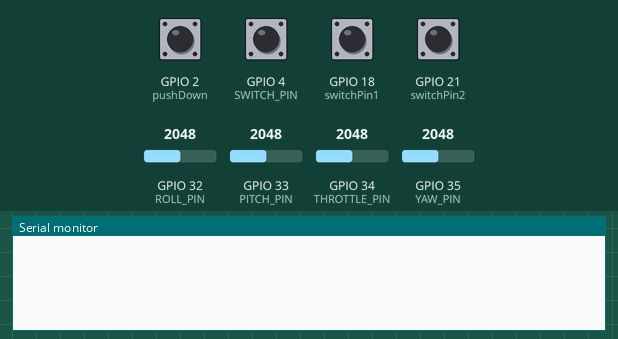
The sketch below on a simulated ESP32. Parts: the last lines printed to the serial monitor. The inputs (shaded band) are chosen by the test bench; at power-on: GPIO 4 (SWITCH_PIN), GPIO 18 (switchPin1), GPIO 21 (switchPin2) HIGH, GPIO 2 (pushDown) LOW, GPIO 32 (ROLL_PIN) = 2048, GPIO 33 (PITCH_PIN) = 2048, GPIO 34 (THROTTLE_PIN) = 2048, GPIO 35 (YAW_PIN) = 2048.

Above: at 1.2 s.
1.3 s: GPIO 18 (switchPin1) pulled LOW for 0.15 s
At 2.1 s:
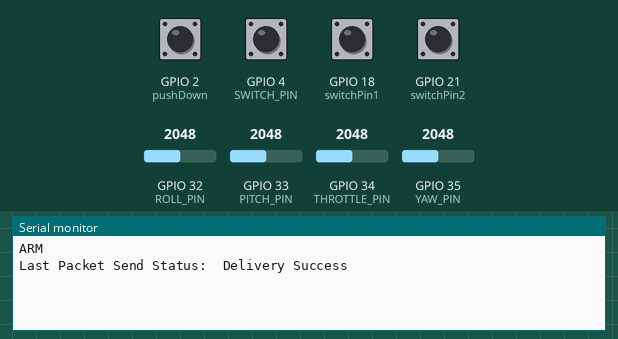
2.9 s: GPIO 21 (switchPin2) pulled LOW for 0.15 s
At 4.0 s:
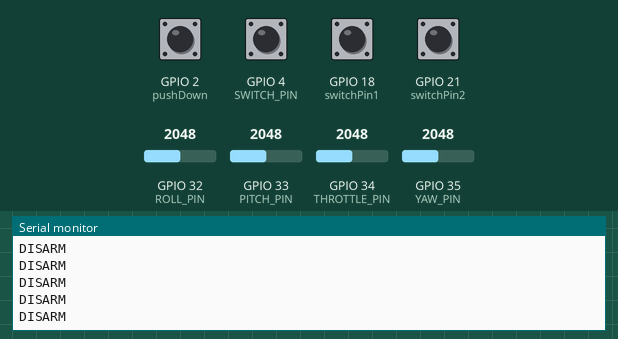

Measured:
- after the input at 1.3 s, the serial monitor: prints a new line at once (image 1)
- after the input at 2.9 s, the serial monitor: prints a new line at once (image 2)

The sketch:

transmitter.ino
```cpp
#include <esp_now.h>
#include <WiFi.h>
const int switchPin1 = 18;  // Pin connected to one position of the switch
const int switchPin2 = 21;
#define THROTTLE_PIN 34
#define YAW_PIN 35
#define ROLL_PIN 32
#define PITCH_PIN 33
#define SWITCH_PIN 4
uint8_t broadcastAddress[] = {0x08, 0xF9, 0xE0, 0x78, 0x4D, 0xB4};//08:F9:E0:78:4D:B4


int pushButtonStateOut;
int pushButtonStateIn;
String success;

const int pushDown = 2; // GPIO2

const int lightME = 4; //GPIO4

struct PacketData
{
  byte throttleValue;
  byte yawValue;
  byte rollValue;
  byte pitchValue;
  byte switchPressed;
};
PacketData data;
int mapJoystickValue(int value)
{
  return map(value, 0, 4095,0, 255);
}
// Create a struct_message to hold incoming sensor readings


esp_now_peer_info_t peerInfo;

// Callback when data is sent
void OnDataSent(const uint8_t *mac_addr, esp_now_send_status_t status) {
  Serial.print("\r\nLast Packet Send Status:\t");
  Serial.println(status == ESP_NOW_SEND_SUCCESS ? "Delivery Success" : "Delivery Fail");
  if (status ==0){
    success = "Delivery Success :)";
  }
  else{
    success = "Delivery Fail :(";
  }
}


void setup() {
  pinMode(SWITCH_PIN, INPUT_PULLUP);
  // Init Serial Monitor
  Serial.begin(115200);
  pinMode(switchPin1, INPUT_PULLUP);
  pinMode(switchPin2, INPUT_PULLUP);
  // Set device as a Wi-Fi Station
  WiFi.mode(WIFI_STA);

  // Init ESP-NOW
  if (esp_now_init() != ESP_OK) {
    Serial.println("Error initializing ESP-NOW");
    return;
  }

  // Once ESPNow is successfully Init, we will register for Send CB to
  // get the status of Trasnmitted packet
  esp_now_register_send_cb(OnDataSent);

  // Register peer
  memcpy(peerInfo.peer_addr, broadcastAddress, 6);
  peerInfo.channel = 0;
  peerInfo.encrypt = false;

  // Add peer
  if (esp_now_add_peer(&peerInfo) != ESP_OK){
    Serial.println("Failed to add peer");
    return;
  }
  // Register for a callback function that will be called when data is received

}

void loop() {
  getButtonReading();
  int switchState1 = digitalRead(switchPin1);
  int switchState2 = digitalRead(switchPin2);
  // Read joystick values and map them to 0-254 range
  data.throttleValue = mapJoystickValue(analogRead(THROTTLE_PIN));
  data.yawValue = mapJoystickValue(analogRead(YAW_PIN));
  data.rollValue = mapJoystickValue(analogRead(ROLL_PIN));
  data.pitchValue = mapJoystickValue(analogRead(PITCH_PIN));
  data.switchPressed = digitalRead(SWITCH_PIN) == LOW ? 1 : 0;


    if (switchState1 == LOW) {

  Serial.println("ARM"); // Send message via ESP-NOW
  esp_err_t result = esp_now_send(broadcastAddress, (uint8_t *) &data, sizeof(data));
  delay(1000); // Add this delay
   Serial.println(data.throttleValue);
    Serial.println(analogRead(THROTTLE_PIN));
  if (result == ESP_OK) {
    Serial.println("Sent with success");
  }
  else {
    Serial.println("Error sending the data");
  }


  switchONorOFFled();
    }
     else if (switchState2 == LOW) {
   esp_now_unregister_send_cb();

    Serial.println("DISARM");
  }
}


void getButtonReading(){
  pushButtonStateOut=digitalRead(pushDown);
}

void switchONorOFFled(){
 digitalWrite(lightME, pushButtonStateIn);
}
```
